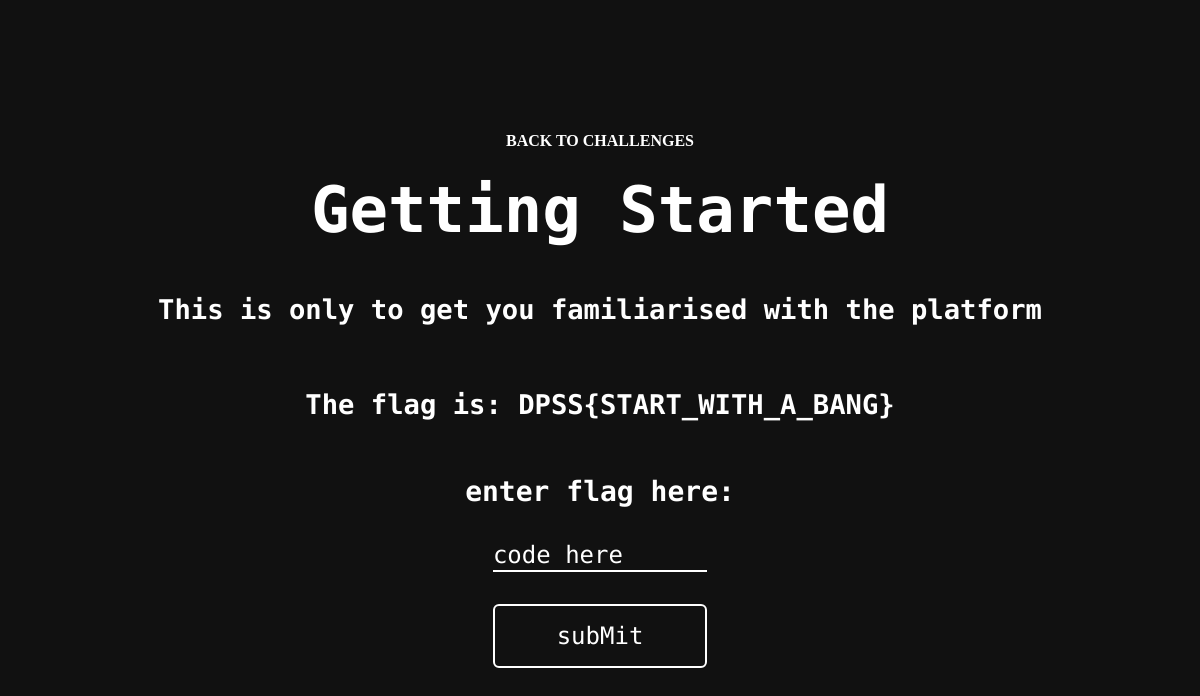
/start/ (signed in), run on the app's committed database.
### Main/models.py (models this page shows, shortened)
class Challenges(models.Model):
    title = models.CharField(max_length=255)
    category = models.CharField(max_length=255)
    difficulty = models.CharField(max_length=255)
    points = models.IntegerField()
    description = models.TextField(max_length=1000, default='')
    hint = models.CharField(max_length=255, default='')
    flag = models.CharField(max_length=255, default='DPSS{EMPTY}')
    link = models.CharField(max_length=255, default='dashboard')
    solve_status = models.BooleanField(default=False)
    players_solved = models.ManyToManyField(Player, blank=True, related_name='challenges_solved')

### Main/views.py (the view, shortened to what this page needs)
# urls.py: path('start/', views.gettingStarted, name='start'),
def gettingStarted(request):
    context = {"challenge": Challenges.objects.get(title="Getting Started"), "solved":False}
    context_solved = {"challenge": Challenges.objects.get(title="Getting Started"), "solved":True}
    if request.method == "GET":
        if not request.user.is_authenticated:
            return redirect('login')
        if(request.user in Challenges.objects.get(title="Getting Started").players_solved.all()):
            return render(request, 'main/challenges/gettingStarted.html', context_solved)
        else: return render(request, 'main/challenges/gettingstarted.html', context)

### Main/templates/main/challenges/gettingstarted.html (shortened to what this page needs)
{% extends "main/layout_challenge.html" %}
{% load static %}

### Main/templates/main/layout_Challenge.html (shortened to what this page needs)
{% load static %}
<!doctype html>
<html lang="en">
<head>
    <link rel="stylesheet" href="{% static 'css/layout.css' %}">
    <link rel="stylesheet" href="{% static 'css/chall.css' %}">
</head>
<body>
  <div class="container">
  <div align="left">
  <a href="{% url 'dashboard' %}" > BACK TO CHALLENGES </a>
  </div>
    <h1 style="font-size:4em">{{challenge.title}}</h1>
      <h1>{{challenge.description}}</h1><br>
      <h1>{{challenge.hint}}</h1>
      <form id="key-form">
          <label for="key">enter flag here:</label>
          <input type="text" name="key" id="key" placeholder="code here" />
          <button type="submit">subMit</button>
      </form>
  </div>
</body>
</html>

### Main/static/css/layout.css (style rules this page uses)
* { box-sizing: border-box; padding: 0; margin: 0; background-color: #111111; }

### Main/static/css/chall.css (style rules this page uses)
body { background-color: #111111; }
body, html { height: 100%; }
* { box-sizing: border-box; }
.container { background-color: #111111; font-weight: bold; position: absolute; top: 50%; left: 50%; transform: translate(-50%, -50%); z-index: 2; width: 80%; padding: 20px; text-align: center; }
h1 { color: white; font-family: "Major Mono Display", monospace; padding: 2%; color: #ffffff; width: 100%; text-align: center; font-size: 1.7em; }
#key { border: 0; background-color: #111111; border-bottom: 2px solid #ffffff; color: #ffffff; height: 4vh; width: 70%; font-family: "Major Mono Display", monospace; font-size: 1.5em; margin-bottom: 2rem; }
#key::placeholder { color: #ffffff; }
label { color: #ffffff; font-family: "Major Mono Display", monospace; margin-top: 3vh; font-size: 1.75em; width: 100%; text-align: center; margin-top: 2rem; margin-bottom: 2rem; }
.container { display: flex; flex-direction: column; height: 100vh; width: 100vw; align-items: center; justify-content: center; }
form { display: flex; flex-direction: column; align-items: center; justify-content: center; }
form button { color: #ffffff; border: none; font-size: 1.5em; border: 2px solid #ffffff; background: linear-gradient(to right, #111111 50%, #ffffff 50%); background-size: 200% 100%; background-position:left bottom; font-family: "Major Mono Display", monospace; width: 70%; padding-top: 1rem; padding-bottom: 1rem; border-radius: 6px; transition:all 1s ease; }
a { color: white; text-decoration: none; display: inline-block; border-radius: 0.4rem; align-items: left; }

### data on the page
Challenges: title "Getting Started", description "This is only to get you familiarised with the platform", hint "The flag is: DPSS{START_WITH_A_BANG}"
